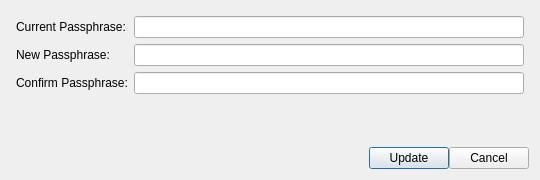
<?xml version="1.0" encoding="UTF-8"?>
<ui version="4.0">
 <class>ChangePassword</class>
 <widget class="QDialog" name="ChangePassword">
  <property name="geometry">
   <rect>
    <x>0</x>
    <y>0</y>
    <width>540</width>
    <height>180</height>
   </rect>
  </property>
  <property name="modal">
   <bool>true</bool>
  </property>
  <layout class="QGridLayout" name="gridLayout">
   <property name="verticalSpacing">
    <number>0</number>
   </property>
   <item row="3" column="0">
    <layout class="QHBoxLayout" name="horizontalLayout_2">
     <item>
      <spacer name="horizontalSpacer">
       <property name="orientation">
        <enum>Qt::Horizontal</enum>
       </property>
       <property name="sizeHint" stdset="0">
        <size>
         <width>40</width>
         <height>20</height>
        </size>
       </property>
      </spacer>
     </item>
     <item>
      <widget class="QPushButton" name="saveButton">
       <property name="text">
        <string>Update</string>
       </property>
      </widget>
     </item>
     <item>
      <widget class="QPushButton" name="closeButton">
       <property name="text">
        <string>Cancel</string>
       </property>
      </widget>
     </item>
    </layout>
   </item>
   <item row="2" column="0">
    <widget class="QLabel" name="errorText">
     <property name="sizePolicy">
      <sizepolicy hsizetype="Expanding" vsizetype="Preferred">
       <horstretch>0</horstretch>
       <verstretch>0</verstretch>
      </sizepolicy>
     </property>
     <property name="minimumSize">
      <size>
       <width>0</width>
       <height>20</height>
      </size>
     </property>
     <property name="font">
      <font>
       <pointsize>11</pointsize>
      </font>
     </property>
     <property name="text">
      <string/>
     </property>
     <property name="textFormat">
      <enum>Qt::PlainText</enum>
     </property>
     <property name="scaledContents">
      <bool>false</bool>
     </property>
     <property name="alignment">
      <set>Qt::AlignLeading|Qt::AlignLeft|Qt::AlignTop</set>
     </property>
     <property name="wordWrap">
      <bool>true</bool>
     </property>
    </widget>
   </item>
   <item row="1" column="0">
    <widget class="QWidget" name="passwordWidget" native="true">
     <property name="sizePolicy">
      <sizepolicy hsizetype="Expanding" vsizetype="Preferred">
       <horstretch>0</horstretch>
       <verstretch>0</verstretch>
      </sizepolicy>
     </property>
     <layout class="QFormLayout" name="repoDataFormLayout">
      <property name="fieldGrowthPolicy">
       <enum>QFormLayout::ExpandingFieldsGrow</enum>
      </property>
      <property name="leftMargin">
       <number>5</number>
      </property>
      <property name="topMargin">
       <number>5</number>
      </property>
      <property name="rightMargin">
       <number>5</number>
      </property>
      <property name="bottomMargin">
       <number>5</number>
      </property>
      <item row="0" column="0">
       <widget class="QLabel" name="currentPassphraseLabel">
        <property name="text">
         <string>Current Passphrase:</string>
        </property>
       </widget>
      </item>
      <item row="0" column="1">
       <widget class="QLineEdit" name="currentPassphraseLineEdit">
        <property name="enabled">
         <bool>true</bool>
        </property>
        <property name="echoMode">
         <enum>QLineEdit::Password</enum>
        </property>
       </widget>
      </item>
      <item row="2" column="1">
       <widget class="QLineEdit" name="confirmPassphraseLineEdit">
        <property name="enabled">
         <bool>true</bool>
        </property>
        <property name="echoMode">
         <enum>QLineEdit::Password</enum>
        </property>
       </widget>
      </item>
      <item row="1" column="0">
       <widget class="QLabel" name="newPassphraseLabel">
        <property name="text">
         <string>New Passphrase:</string>
        </property>
       </widget>
      </item>
      <item row="2" column="0">
       <widget class="QLabel" name="confirmPassphraseLabel">
        <property name="text">
         <string>Confirm Passphrase:</string>
        </property>
       </widget>
      </item>
      <item row="1" column="1">
       <widget class="QLineEdit" name="newPassphraseLineEdit">
        <property name="enabled">
         <bool>true</bool>
        </property>
        <property name="echoMode">
         <enum>QLineEdit::Password</enum>
        </property>
       </widget>
      </item>
     </layout>
    </widget>
   </item>
  </layout>
 </widget>
 <resources/>
 <connections/>
</ui>
